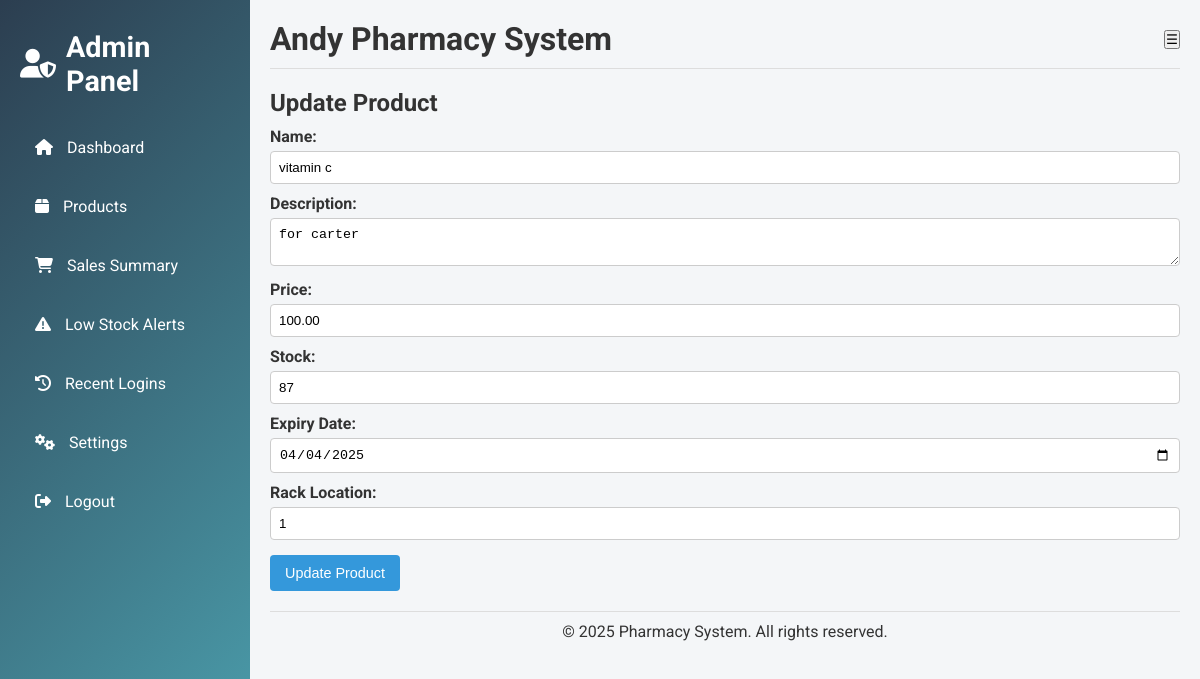
Page /update_product.php?id=1 (signed in) on the committed database.
### tables this page shows
CREATE TABLE `products` (
  `id` int(11) NOT NULL,
  `name` varchar(100) NOT NULL,
  `description` text DEFAULT NULL,
  `price` decimal(10,2) NOT NULL,
  `stock` int(11) NOT NULL,
  `expiry_date` date DEFAULT NULL,
  `rack_location` varchar(50) DEFAULT NULL
);

### update_product.php (the view, shortened to what this page needs)
<?php
$id = $_GET['id'];
global $conn;
$stmt = $conn->prepare("SELECT * FROM products WHERE id=?");
$stmt->bind_param("i", $id);
$stmt->execute();
$result = $stmt->get_result();
$product = $result->fetch_assoc();
include 'header.php';
?>
<section id="update_product">
  <h2>Update Product</h2>
  <form method="POST" action="update_product.php?id=<?php echo $id; ?>">
    <label>Name:</label>
    <input type="text" name="name" value="<?php echo $product['name']; ?>" required>
    <label>Description:</label>
    <textarea name="description" required><?php echo $product['description']; ?></textarea>
    <label>Price:</label>
    <input type="number" step="0.01" name="price" value="<?php echo $product['price']; ?>" required>
    <label>Stock:</label>
    <input type="number" name="stock" value="<?php echo $product['stock']; ?>" required>
    <label>Expiry Date:</label>
    <input type="date" name="expiry_date" value="<?php echo $product['expiry_date']; ?>" required>
    <label>Rack Location:</label>
    <input type="text" name="rack_location" value="<?php echo $product['rack_location']; ?>" required>
    <button type="submit">Update Product</button>
  </form>
</section>
<?php include 'footer.php'; ?>

### styles.css (style rules this page uses)
* { box-sizing: border-box; margin: 0; padding: 0; }
body, html { font-family: 'Roboto', sans-serif; background-color: #f4f6f8; color: #333; height: 100%; }
form label { display: block; margin-top: 10px; font-weight: bold; }
form input[type="text"], form input[type="number"], form input[type="date"], form textarea, form select { width: 100%; padding: 8px; margin-top: 5px; border: 1px solid #ccc; border-radius: 4px; }
form button, .btn { margin-top: 15px; padding: 10px 15px; background-color: #3498db; color: #fff; border: none; border-radius: 4px; cursor: pointer; text-decoration: none; font-size: 0.9rem; transition: background-color 0.3s ease; }

### rows in the picture
products: name "vitamin c", description "for carter", price "100.00", stock "87", expiry_date "04/04/2025", rack_location "1"
